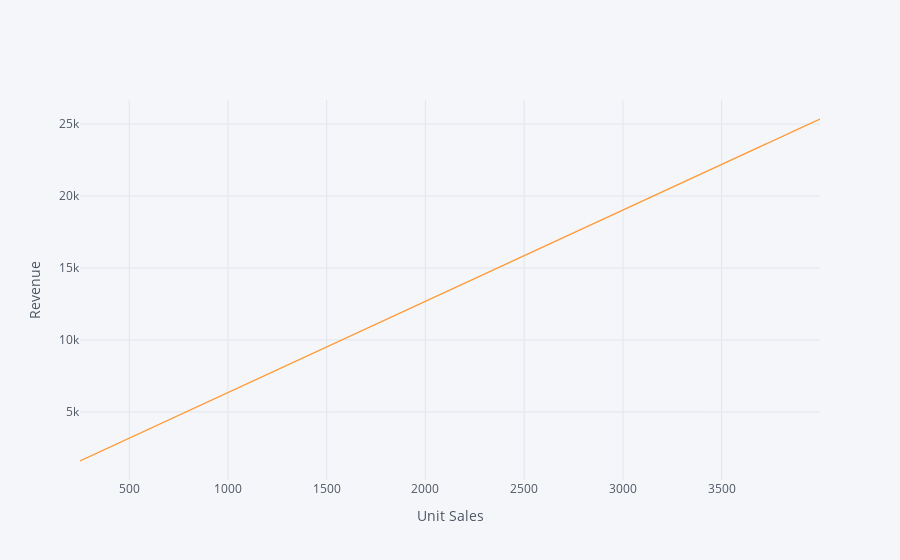

The notebook cell this image was saved under:
### Code cell
df.iplot(x = "Q-P2" , y = "S-P2" , xTitle = "Unit Sales" , yTitle = "Revenue" )

### Figure 1 — Plotly figure (JSON) as saved in the notebook; plotly's stock layout.template omitted (floating-point values rounded to 4 significant figures; data arrays with more than 128 entries replaced by an {"elided": "..."} marker saying what was removed)
{"data": [{"line": {"color": "rgba(255, 153, 51, 1.0)", "dash": "solid", "shape": "linear", "width": 1.3}, "mode": "lines", "name": "S-P2", "text": "", "type": "scatter", "x": {"elided": "4600 int values"}, "y": {"elided": "4600 float values"}}], "layout": {"legend": {"bgcolor": "#F5F6F9", "font": {"color": "#4D5663"}}, "paper_bgcolor": "#F5F6F9", "plot_bgcolor": "#F5F6F9", "title": {"font": {"color": "#4D5663"}}, "xaxis": {"gridcolor": "#E1E5ED", "showgrid": true, "tickfont": {"color": "#4D5663"}, "title": {"font": {"color": "#4D5663"}, "text": "Unit Sales"}, "zerolinecolor": "#E1E5ED"}, "yaxis": {"gridcolor": "#E1E5ED", "showgrid": true, "tickfont": {"color": "#4D5663"}, "title": {"font": {"color": "#4D5663"}, "text": "Revenue"}, "zerolinecolor": "#E1E5ED"}}}
